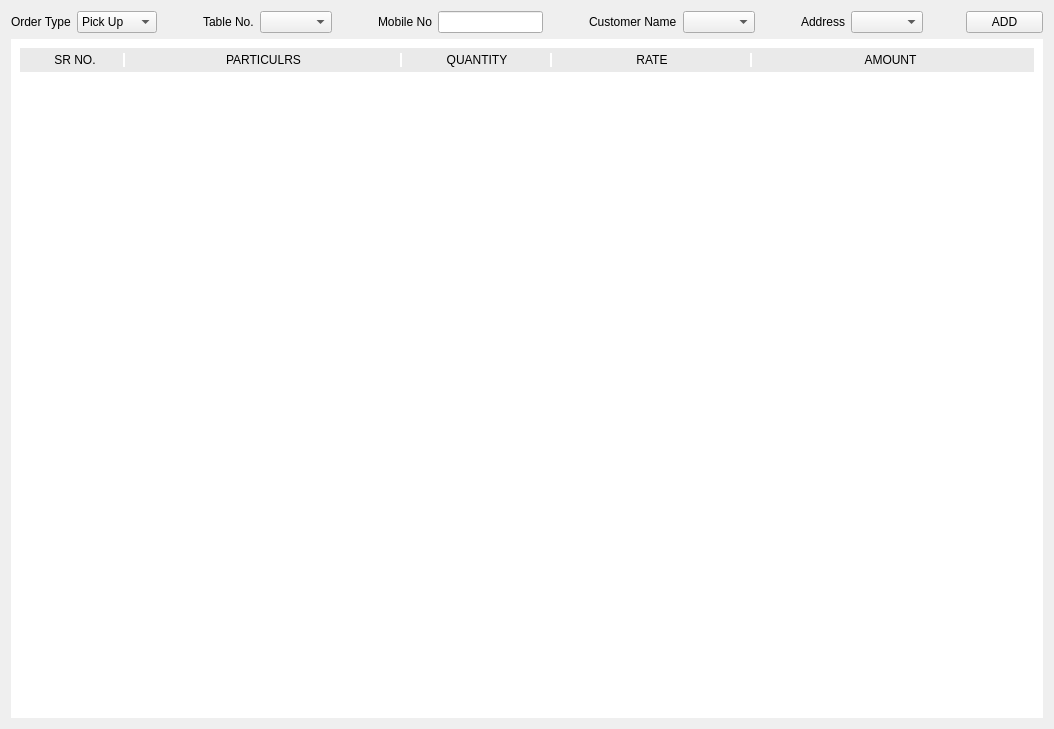
<?xml version="1.0" encoding="UTF-8"?>
<ui version="4.0">
 <class>OrderWidget</class>
 <widget class="QWidget" name="OrderWidget">
  <property name="geometry">
   <rect>
    <x>0</x>
    <y>0</y>
    <width>1054</width>
    <height>729</height>
   </rect>
  </property>
  <property name="windowTitle">
   <string>Form</string>
  </property>
  <layout class="QHBoxLayout" name="horizontalLayout">
   <item>
    <layout class="QVBoxLayout" name="verticalLayout">
     <item>
      <layout class="QVBoxLayout" name="verticalLayout_4">
       <property name="bottomMargin">
        <number>0</number>
       </property>
       <item>
        <layout class="QHBoxLayout" name="horizontalLayout_3">
         <property name="topMargin">
          <number>0</number>
         </property>
         <item>
          <widget class="QLabel" name="lblOrderType">
           <property name="text">
            <string>Order Type</string>
           </property>
          </widget>
         </item>
         <item>
          <widget class="QComboBox" name="cmbOrrderType">
           <item>
            <property name="text">
             <string>Pick Up</string>
            </property>
           </item>
           <item>
            <property name="text">
             <string>Delivery</string>
            </property>
           </item>
           <item>
            <property name="text">
             <string>Table No</string>
            </property>
           </item>
          </widget>
         </item>
         <item>
          <spacer name="horizontalSpacer_5">
           <property name="orientation">
            <enum>Qt::Horizontal</enum>
           </property>
           <property name="sizeType">
            <enum>QSizePolicy::Fixed</enum>
           </property>
           <property name="sizeHint" stdset="0">
            <size>
             <width>40</width>
             <height>20</height>
            </size>
           </property>
          </spacer>
         </item>
         <item>
          <widget class="QLabel" name="lblTblNo">
           <property name="text">
            <string>Table No.</string>
           </property>
          </widget>
         </item>
         <item>
          <widget class="QComboBox" name="cmbTblNo"/>
         </item>
         <item>
          <spacer name="horizontalSpacer_4">
           <property name="orientation">
            <enum>Qt::Horizontal</enum>
           </property>
           <property name="sizeType">
            <enum>QSizePolicy::Fixed</enum>
           </property>
           <property name="sizeHint" stdset="0">
            <size>
             <width>40</width>
             <height>20</height>
            </size>
           </property>
          </spacer>
         </item>
         <item>
          <widget class="QLabel" name="lblMblNo">
           <property name="text">
            <string>Mobile No</string>
           </property>
          </widget>
         </item>
         <item>
          <widget class="QLineEdit" name="txtMblNo"/>
         </item>
         <item>
          <spacer name="horizontalSpacer_7">
           <property name="orientation">
            <enum>Qt::Horizontal</enum>
           </property>
           <property name="sizeType">
            <enum>QSizePolicy::Fixed</enum>
           </property>
           <property name="sizeHint" stdset="0">
            <size>
             <width>40</width>
             <height>20</height>
            </size>
           </property>
          </spacer>
         </item>
         <item>
          <widget class="QLabel" name="lblCustName">
           <property name="text">
            <string>Customer Name</string>
           </property>
          </widget>
         </item>
         <item>
          <widget class="QComboBox" name="cmbCustName"/>
         </item>
         <item>
          <spacer name="horizontalSpacer_6">
           <property name="orientation">
            <enum>Qt::Horizontal</enum>
           </property>
           <property name="sizeType">
            <enum>QSizePolicy::Fixed</enum>
           </property>
           <property name="sizeHint" stdset="0">
            <size>
             <width>40</width>
             <height>20</height>
            </size>
           </property>
          </spacer>
         </item>
         <item>
          <widget class="QLabel" name="lblAddres">
           <property name="text">
            <string>Address</string>
           </property>
          </widget>
         </item>
         <item>
          <widget class="QComboBox" name="cmbAdderess">
           <property name="maximumSize">
            <size>
             <width>100</width>
             <height>16777215</height>
            </size>
           </property>
          </widget>
         </item>
         <item>
          <spacer name="horizontalSpacer">
           <property name="orientation">
            <enum>Qt::Horizontal</enum>
           </property>
           <property name="sizeHint" stdset="0">
            <size>
             <width>40</width>
             <height>20</height>
            </size>
           </property>
          </spacer>
         </item>
         <item>
          <widget class="QPushButton" name="pushButton">
           <property name="minimumSize">
            <size>
             <width>50</width>
             <height>0</height>
            </size>
           </property>
           <property name="text">
            <string>ADD</string>
           </property>
          </widget>
         </item>
        </layout>
       </item>
      </layout>
     </item>
     <item>
      <widget class="QWidget" name="OrderMenu" native="true">
       <property name="styleSheet">
        <string notr="true">#OrderMenu
{
	background-color: rgb(255, 255, 255);
}</string>
       </property>
       <layout class="QVBoxLayout" name="verticalLayout_3">
        <item>
         <widget class="QWidget" name="billHeader" native="true">
          <property name="styleSheet">
           <string notr="true">background-color: rgb(234, 234, 234);</string>
          </property>
          <layout class="QHBoxLayout" name="horizontalLayout_2">
           <property name="spacing">
            <number>0</number>
           </property>
           <property name="leftMargin">
            <number>5</number>
           </property>
           <property name="topMargin">
            <number>5</number>
           </property>
           <property name="rightMargin">
            <number>5</number>
           </property>
           <property name="bottomMargin">
            <number>5</number>
           </property>
           <item>
            <widget class="QLabel" name="lblSrNo">
             <property name="maximumSize">
              <size>
               <width>100</width>
               <height>16777215</height>
              </size>
             </property>
             <property name="styleSheet">
              <string notr="true">border-right:2px solid white;
</string>
             </property>
             <property name="frameShape">
              <enum>QFrame::NoFrame</enum>
             </property>
             <property name="text">
              <string>&lt;html&gt;&lt;head/&gt;&lt;body&gt;&lt;p align=&quot;center&quot;&gt;SR NO.&lt;/p&gt;&lt;/body&gt;&lt;/html&gt;</string>
             </property>
            </widget>
           </item>
           <item>
            <widget class="QLabel" name="lblItemName">
             <property name="maximumSize">
              <size>
               <width>16777215</width>
               <height>16777215</height>
              </size>
             </property>
             <property name="styleSheet">
              <string notr="true">border-right:2px solid white;
</string>
             </property>
             <property name="frameShape">
              <enum>QFrame::NoFrame</enum>
             </property>
             <property name="text">
              <string>&lt;html&gt;&lt;head/&gt;&lt;body&gt;&lt;p align=&quot;center&quot;&gt;PARTICULRS&lt;/p&gt;&lt;/body&gt;&lt;/html&gt;</string>
             </property>
            </widget>
           </item>
           <item>
            <widget class="QLabel" name="lblQty">
             <property name="maximumSize">
              <size>
               <width>150</width>
               <height>16777215</height>
              </size>
             </property>
             <property name="styleSheet">
              <string notr="true">border-right:2px solid white;
</string>
             </property>
             <property name="frameShape">
              <enum>QFrame::NoFrame</enum>
             </property>
             <property name="text">
              <string>&lt;html&gt;&lt;head/&gt;&lt;body&gt;&lt;p align=&quot;center&quot;&gt;QUANTITY&lt;/p&gt;&lt;/body&gt;&lt;/html&gt;</string>
             </property>
            </widget>
           </item>
           <item>
            <widget class="QLabel" name="lblRate">
             <property name="maximumSize">
              <size>
               <width>200</width>
               <height>16777215</height>
              </size>
             </property>
             <property name="styleSheet">
              <string notr="true">border-right:2px solid white;
</string>
             </property>
             <property name="frameShape">
              <enum>QFrame::NoFrame</enum>
             </property>
             <property name="text">
              <string>&lt;html&gt;&lt;head/&gt;&lt;body&gt;&lt;p align=&quot;center&quot;&gt;RATE&lt;/p&gt;&lt;/body&gt;&lt;/html&gt;</string>
             </property>
            </widget>
           </item>
           <item>
            <widget class="QLabel" name="lblAmt">
             <property name="maximumSize">
              <size>
               <width>300</width>
               <height>16777215</height>
              </size>
             </property>
             <property name="frameShape">
              <enum>QFrame::NoFrame</enum>
             </property>
             <property name="text">
              <string>&lt;html&gt;&lt;head/&gt;&lt;body&gt;&lt;p align=&quot;center&quot;&gt;AMOUNT&lt;/p&gt;&lt;/body&gt;&lt;/html&gt;</string>
             </property>
            </widget>
           </item>
          </layout>
         </widget>
        </item>
        <item>
         <widget class="QScrollArea" name="scrollArea">
          <property name="minimumSize">
           <size>
            <width>30</width>
            <height>0</height>
           </size>
          </property>
          <property name="styleSheet">
           <string notr="true">background-color: rgb(255, 255, 255);</string>
          </property>
          <property name="frameShape">
           <enum>QFrame::NoFrame</enum>
          </property>
          <property name="widgetResizable">
           <bool>true</bool>
          </property>
          <widget class="QWidget" name="scrollAreaWidgetContents_2">
           <property name="geometry">
            <rect>
             <x>0</x>
             <y>0</y>
             <width>1016</width>
             <height>629</height>
            </rect>
           </property>
           <layout class="QVBoxLayout" name="verticalLayout_2">
            <item>
             <widget class="QWidget" name="widget" native="true">
              <layout class="QVBoxLayout" name="verticalLayout_5">
               <item>
                <layout class="QVBoxLayout" name="displayOrderRow"/>
               </item>
               <item>
                <spacer name="verticalSpacer">
                 <property name="orientation">
                  <enum>Qt::Vertical</enum>
                 </property>
                 <property name="sizeHint" stdset="0">
                  <size>
                   <width>20</width>
                   <height>582</height>
                  </size>
                 </property>
                </spacer>
               </item>
              </layout>
             </widget>
            </item>
           </layout>
          </widget>
         </widget>
        </item>
       </layout>
      </widget>
     </item>
    </layout>
   </item>
  </layout>
 </widget>
 <resources/>
 <connections/>
</ui>
